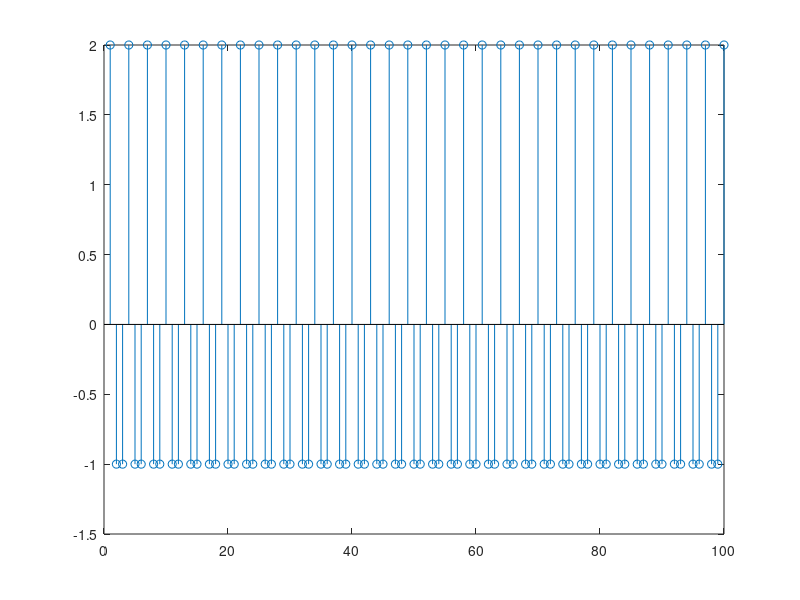

Write MATLAB code to recreate this figure.
F0 = 9000;
F1 = 3*F0;
F2 = 1.5 * F0;
T1 = 1/F1;
T2 = 1/F2;
t1 = 0:T1:5;
t2 = 0:T2:5;
x1 = 2*cos(2*pi*F0*t1);
x2 = 2*cos(2*pi*F0*t2);
stem(x1(1:100));
sound(x1,F1);
sound(x2,F2);